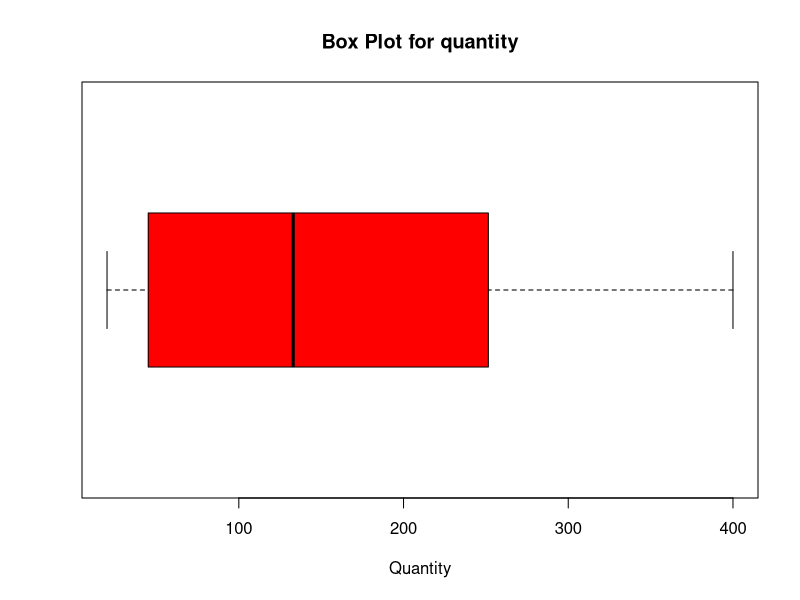
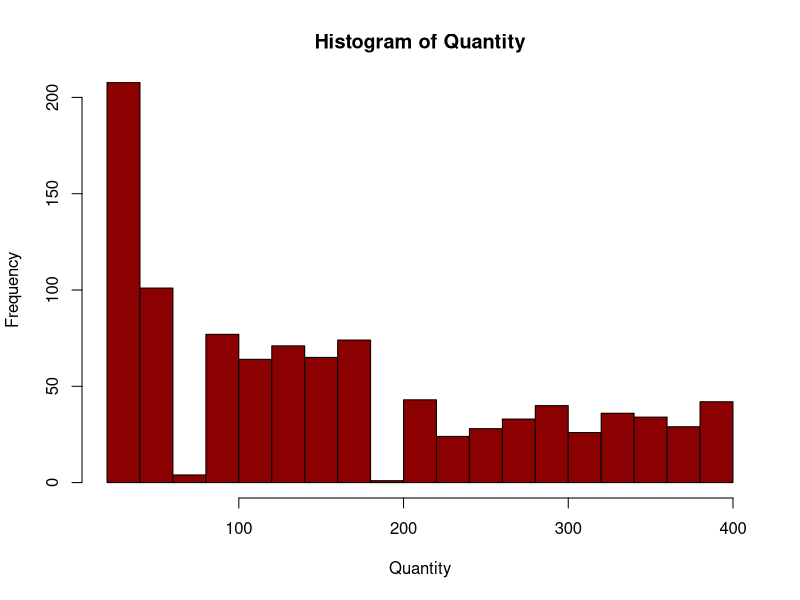
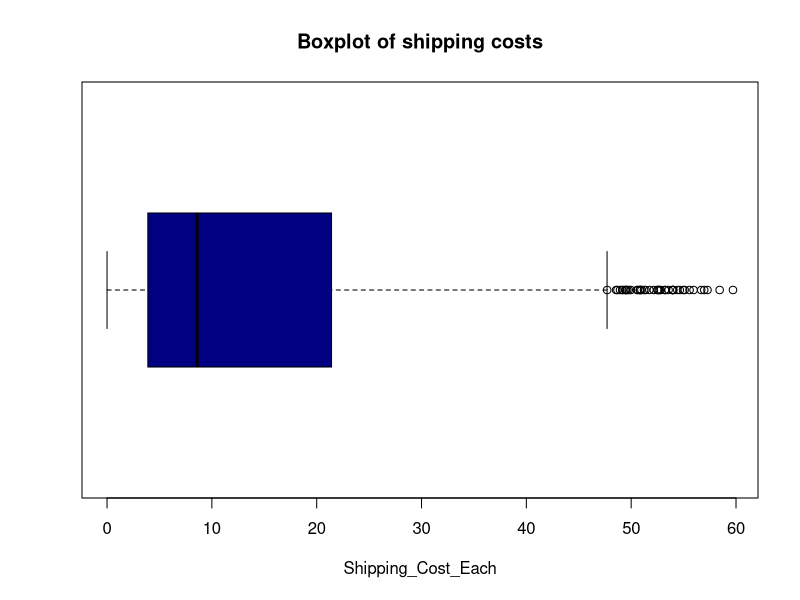
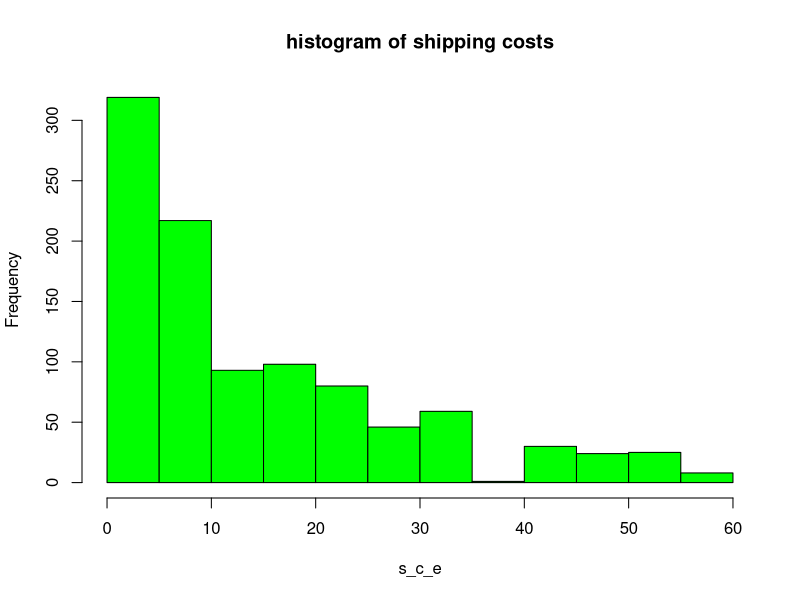
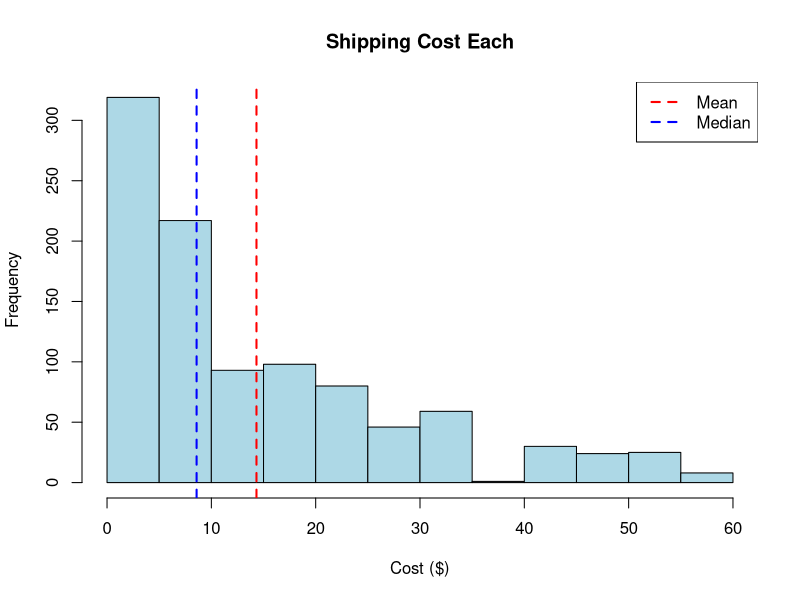
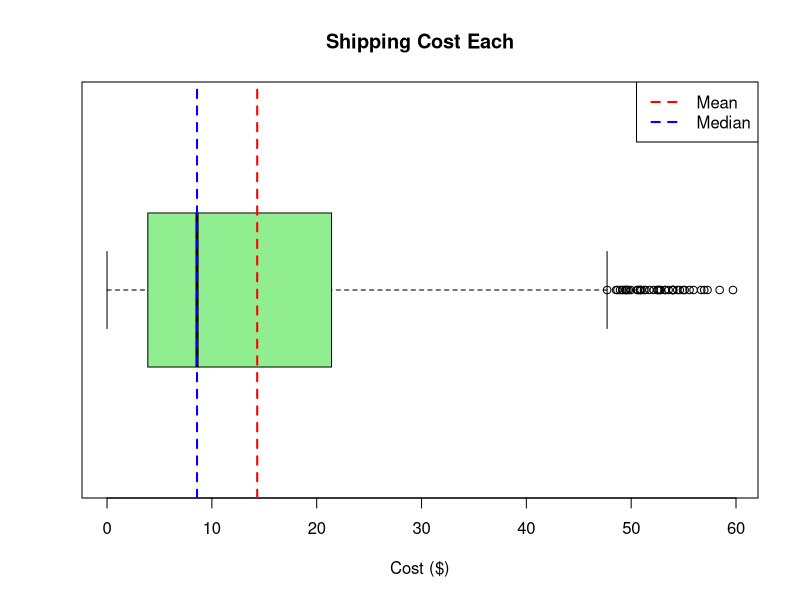
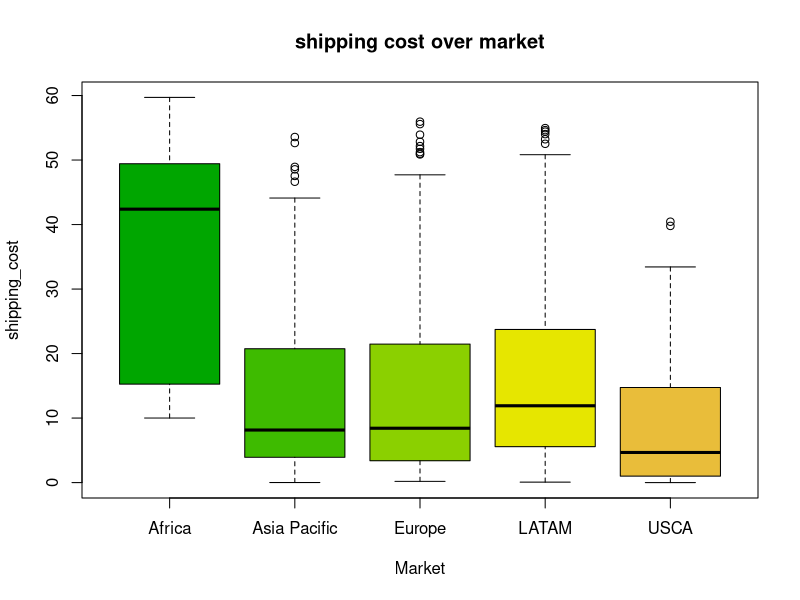
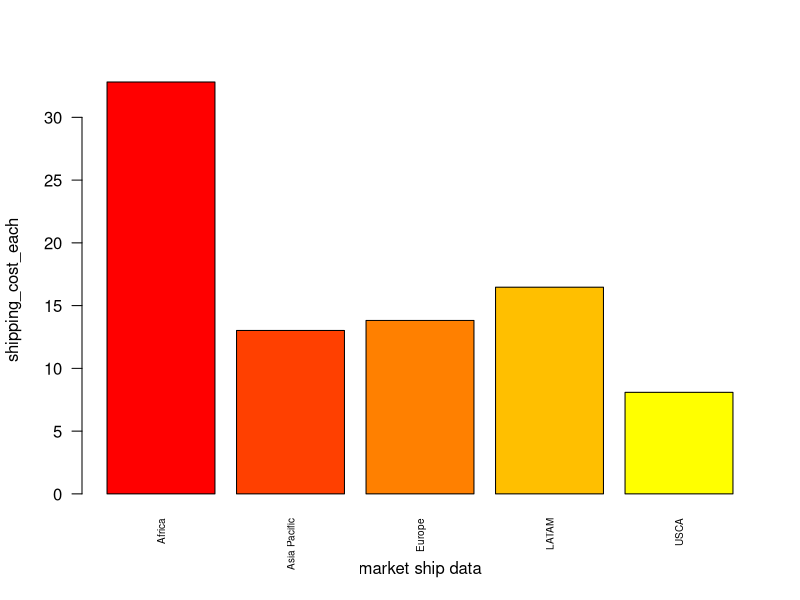

Write the R code that produced these figures, in order.
## ---- chunk 1

library(rmarkdown)
library(readxl)
library(readr)
library(tidyverse)
library(dplyr)
library(knitr)
library(kableExtra)
library(magrittr)
library(RColorBrewer)
library(ggplot2)

prod_Data = read_excel("Datasets/M6_project_dataset(2023).xlsx")
  
## ---- chunk 2
#task1-descriptive statistics for the database

Stat_min = prod_Data %>% select(Product_Price, Quantity, Shipping_Cost_Each, Returns, Loss_Per_Return)%>% 
  summarise_all(min)
Stat_max  = prod_Data %>% select(Product_Price, Quantity, Shipping_Cost_Each, Returns, Loss_Per_Return)%>%
  summarise_all(max)
Stat_sd = prod_Data %>% select(Product_Price, Quantity, Shipping_Cost_Each, Returns, Loss_Per_Return)%>%
 summarise_all(sd)
Stat_var  = prod_Data %>% select(Product_Price, Quantity, Shipping_Cost_Each, Returns, Loss_Per_Return)%>%
 summarise_all(var)
Stat_mean = prod_Data %>% select(Product_Price, Quantity, Shipping_Cost_Each, Returns, Loss_Per_Return)%>%
  summarise_all(mean)
Stat_median  = prod_Data %>% select(Product_Price, Quantity, Shipping_Cost_Each, Returns, Loss_Per_Return)%>%
  summarise_all(median)

## ---- chunk 3
##create table with columns and rows
B1_tab = matrix(c(round(Stat_mean,2),round(Stat_median,2),round(Stat_min,2),round(Stat_max,2),
                  round(Stat_sd,2),round(Stat_var,2)),byrow = TRUE, nrow = 6)
col_names = c("Product_price","Quantity","Shipping_cost","Returns","Loss_per_return")
r_names = c("mean","median","minimum","maximum","sd","variance")
colnames(B1_tab) = col_names
rownames(B1_tab) = r_names
knitr::kable(B1_tab, digits = 2,
             caption = "Table :Total sales per department",
             format = "html",
             table.attr = "style='width:40%:'",
             align = 'c')%>%
  kable_classic(bootstrap_options = "basic",
                full_width = TRUE,
                position = "center",
                font_size = 12)
#observations:the statistics include mean,median,minimum value, maximum value, standard deviation, variance of product_price,quantity,shipping_cost, returns,loss_per_return.
## ---- chunk 4
##create a boxplot graph
boxplot(prod_Data$Quantity, horizontal = T, xlab ="Quantity", main ="Box Plot for quantity", col="red")

#Observations:median is positioned between 100 to 200 with no potential outliers.

## ---- chunk 5
##task 1(continued):
hist(prod_Data$Quantity, main="Histogram of Quantity", xlab="Quantity", breaks = 25, ylim=c(0,200), col="darkred")

#observations:the quantity peaks around 0-100 and then decreases as graph proceeds further.
## ---- chunk 6
#create boxplot
boxplot(prod_Data$Shipping_Cost_Each, main ="Boxplot of shipping costs", xlab="Shipping_Cost_Each", horizontal = TRUE, col = "navyblue")

#create histogram
hist(prod_Data$Shipping_Cost_Each, main = "histogram of shipping costs", xlab = "s_c_e", breaks = 20, col = "green")

#observations: From the boxplot the median shipping cost lies between the range of 0-10 and the potential outliers starting from being between 40-50 and contnuing thereafter and from the histogram we see that the frequency peaks between 0-10 and gradually decreases as we proceed further.
## ---- chunk 7
#task2:display mean and median on both graphs
# Generate some example data
set.seed(123)
shipping_costs <- rnorm(100, mean = 10, sd = 2)

# Set up the plot layout


# Create the histogram
hist(prod_Data$Shipping_Cost_Each, main = "Shipping Cost Each", xlab = "Cost ($)", col = "lightblue")
abline(v = mean(prod_Data$Shipping_Cost_Each), col = "red", lwd = 2, lty = "dashed")
abline(v = median(prod_Data$Shipping_Cost_Each), col = "blue", lwd = 2, lty = "dashed")
legend("topright", legend = c("Mean", "Median"), col = c("red", "blue"), lty = "dashed", lwd = 2)

##observations:In this histogram, we can see that the majority of the test scores are between 80 and 90, with a peak around 85. There are fewer scores in the 60-70 and 90-100 ranges.
## ---- chunk 8
# Create the box plot
boxplot(prod_Data$Shipping_Cost_Each, horizontal = TRUE, main = "Shipping Cost Each", xlab = "Cost ($)", col = "lightgreen")
abline(v = mean(prod_Data$Shipping_Cost_Each), col = "red", lwd = 2, lty = "dashed")
abline(v = median(prod_Data$Shipping_Cost_Each), col = "blue", lwd = 2, lty = "dashed")
legend("topright", legend = c("Mean", "Median"), col = c("red", "blue"), lty = "dashed", lwd = 2)
##observations:This should produce a two-panel plot with a histogram of the shipping costs in the top panel and a horizontal box plot in the bottom panel. The mean and median of the shipping costs are shown as dashed lines on both plots, and there is a legend in the top right corner showing which line corresponds to which statistic.
## ---- chunk 9
##task 3-creating boxplot
# Create box plot with Market on x-axis and Shipping_Cost on y-axis
boxplot(prod_Data$Shipping_Cost_Each ~ prod_Data$Market, xlab = "Market",
   ylab = "shipping_cost", main = "shipping cost over market", col = terrain.colors(8))


##observation:box plot that shows the distribution of shipping costs for each market, allowing you to visually compare the shipping costs across different markets.

#task 3a
# Load the dataset
prod_Data = read_excel("Datasets/M6_project_dataset(2023).xlsx")

# Calculate the summary statistics for each market
summary_stats = aggregate(prod_Data$Shipping_Cost_Each ~ prod_Data$Market, data = prod_Data, FUN = function(x) c(mean = mean(x), median = median(x), sd = sd(x), min = min(x), max =max(x)))


# Print the summary statistics for each market
print(summary_stats)

##Observations: Africa has the highest shipping costs when compared to other markets.
## ---- chunk 10
##task 4:boxplot and bargraph for shipping cost

#prepare table for market with different elements of table
smm = tapply(prod_Data$Shipping_Cost_Each, prod_Data$Market, mean)
col_names = c("mean","X","Y","Z","A")
r_names = c("mean","median","minimum","maximum","sd","variance")
knitr::kable(smm, align = 'c', latex_options = "striped",
               digits = 2)
barplot(smm, las =2, cex.names = 0.6, col = heat.colors(6), xlab = "market ship data", ylab = "shipping_cost_each")

ppm = tapply(prod_Data$Product_Price, prod_Data$Market, median)
col_names = c("median","X","Y","Z","A")
r_names = c("mean","median","minimum","maximum","sd","variance")
knitr::kable(ppm, align = 'c', latex_options = "striped",
               digits = 2)
barplot(ppm, las =2, cex.names = 0.6, col = heat.colors(6), xlab = "market ship data", ylab = "product_price")

qms = tapply(prod_Data$Quantity, prod_Data$Market, sum)
col_names = c("Market","Sum")
r_names = c("Africa","Asia Pacific","Europe","LATAM","USCA")
knitr::kable(qms, align = 'c',latex_options = "striped", 
               digits = 2)
#Create barplot
barplot(qms, las =2, cex.names = 0.6, col = heat.colors(6), xlab = "market ship data", ylab = "quantity")

f_t = rbind(smm,ppm,qms)
knitr::kable(f_t, latex_options = "striped",align = 'c', 
               digits = 2)


##observations:the first row "smm" shows the mean of  shipping costs over the 5 markets and AFRICA being the highest,the second row "ppm" shows the median of the product price over the 5 markets and EUROPE has the maximum median value, the third row "qms" shows the sum of quantity over the 5 markets and EUROPE has the maximum number of quantity over the other markets.Comparing the boxplot and the bargraph we deduce that there is no change in data as the africa still has maximum shipping cost and LATAM has second maximum shipping cost. We can deduce that Asia Pacific,European and LATAM market are in the lead and they have a great potential for their market to grow and expand correlating to the quantity and product price of these markets.  
  
## ---- chunk 11
#task5:displaying the boxplot for shipping cost vs shipmode
boxplot(prod_Data$Shipping_Cost_Each ~ prod_Data$ShipMode, data = mtcars, xlab = "Shipmode",
   ylab = "Shipping_cost_each", main = "ship Data", col = terrain.colors(8))

##observations: The shipping cost for Africa is relatively higher compared to other class if the mode of shipment is on the same day and the least for standard class,The product price is highest in European in parallel with Asia Pacific and the quantity of the product being sold is highest in Europe and Asia Pacific.

## ---- chunk 12
#task6:to add a new column of total sales
# Load the dataset
prod_Data = read_excel("Datasets/M6_project_dataset(2023).xlsx")


# Add a new column for total sales using pipes and mutate()
mydata = prod_Data %>% mutate(total_sales = Product_Price * Quantity)
view(mydata)
glimpse(mydata[1,])
##Observations:The total sales for Market "Africa"is $55446.16 and we can observe the details of the product in the table displayed.

## ---- chunk 13
#task7:extract total sales data from different sections of the table
# Find the market with the highest sales


v1= mydata %>%
  group_by(Market) %>%
  summarize(total_sales1 = sum(total_sales)) %>%
  arrange(desc(total_sales1)) %>%
  head(5)
knitr::kable(v1,digits = 2,
             caption = "Table :Total sales per Market",
             format = "html",
             table.attr = "style='width:40%:'",
             align = 'c')%>%
  kable_classic(bootstrap_options = "basic",
                full_width = TRUE,
                position = "center",
                font_size = 12)

v2= mydata %>%
  group_by(Segment) %>%
  summarize(total_sales2 = sum(total_sales)) %>%
  arrange(desc(total_sales2)) %>%
  head(6)
knitr::kable(v2,digits = 2,
             caption = "Table :Total sales per Segment",
             format = "html",
             table.attr = "style='width:40%:'",
             align = 'c')%>%
  kable_classic(bootstrap_options = "basic",
                full_width = TRUE,
                position = "center",
                font_size = 12)
v3= mydata %>%
  group_by(Department) %>%
  summarize(total_sales3 = sum(total_sales)) %>%
  arrange(desc(total_sales3)) %>%
  head(5)
knitr::kable(v3,digits = 2,
             caption = "Table :Total sales per Department",
             format = "html",
             table.attr = "style='width:40%:'",
             align = 'c')%>%
  kable_classic(bootstrap_options = "basic",
                full_width = TRUE,
                position = "center",
                font_size = 12)

barplot(mydata$total_sales, las= 0.5, col= heat.colors(8))


##observations:In v1 table Asia Pacific has the highest total_sales that is 24704625,Africa has the lowest total sales of 5127296.in v2 table Home office has total sales of 12980145,consumer has a total sales of 41640653, and Corporate has total sales of	23377596.In v3 table Office Supplies has sales of 43461505,Technology has	sales of 27764569, Furniture has sales of	6772320


## ---- chunk 14
#task8:
set = mydata%>%
  group_by(Department)%>%
  summarise(Total_dept = sum(total_sales))
knitr::kable(set,
             digits = 2,
             caption = "Table :Total sales per department",
             format = "html",
             table.attr = "style='width:40%:'",
             align = 'c')%>%
  kable_classic(bootstrap_options = "basic",
                full_width = TRUE,
                position = "center",
                font_size = 12)

t123 = dplyr::filter(mydata, Department == "Technology")

Dep_1 = table(t123$Division)
#Observations:From the table we deduce that the office supplies have been the highest in the department section with maximum number of sales reaching 43461505
